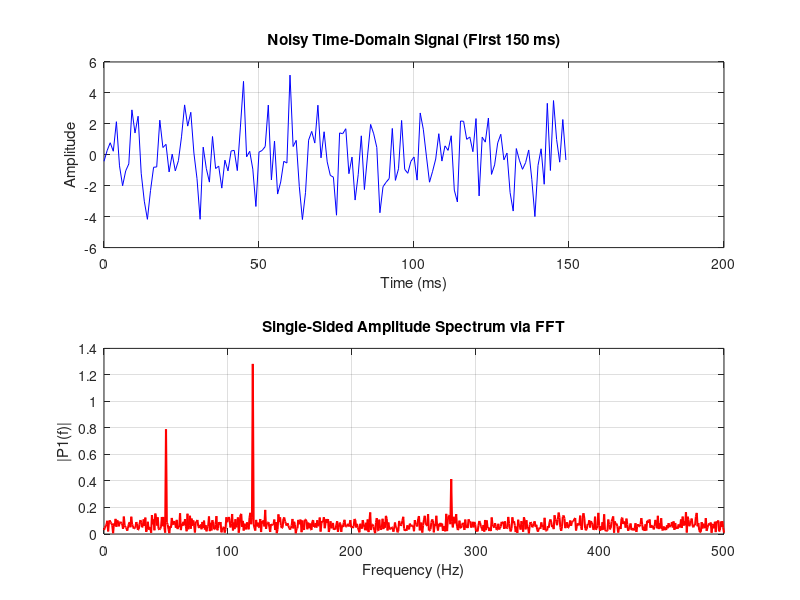

This figure's MATLAB source:
%% ========================================================================
%% TEST 8: FFT Signal Processing & Spectrum (test08_fft_signal_spectrogram.m)
%% ========================================================================
clear; clc; close all;
Fs = 1000;              % Sampling frequency (Hz)
T = 1/Fs;               % Sampling period
L = 1500;               % Signal length
t = (0:L-1)*T;          % Time vector

% Clean signal: 50 Hz + 120 Hz + 280 Hz sinusoids + white noise
S = 0.8*sin(2*pi*50*t) + 1.2*sin(2*pi*120*t) + 0.5*sin(2*pi*280*t);
X = S + 1.5*randn(size(t));

% Fast Fourier Transform
Y = fft(X);
P2 = abs(Y/L);
P1 = P2(1:floor(L/2)+1);
P1(2:end-1) = 2*P1(2:end-1);
f = Fs*(0:floor(L/2))/L;

figure('Name', 'Test 8: FFT Frequency Analysis', 'NumberTitle', 'off');
subplot(2, 1, 1);
plot(1000*t(1:150), X(1:150), 'b-');
grid on;
title('Noisy Time-Domain Signal (First 150 ms)');
xlabel('Time (ms)'); ylabel('Amplitude');

subplot(2, 1, 2);
plot(f, P1, 'r-', 'LineWidth', 1.5);
grid on;
title('Single-Sided Amplitude Spectrum via FFT');
xlabel('Frequency (Hz)'); ylabel('|P1(f)|');
